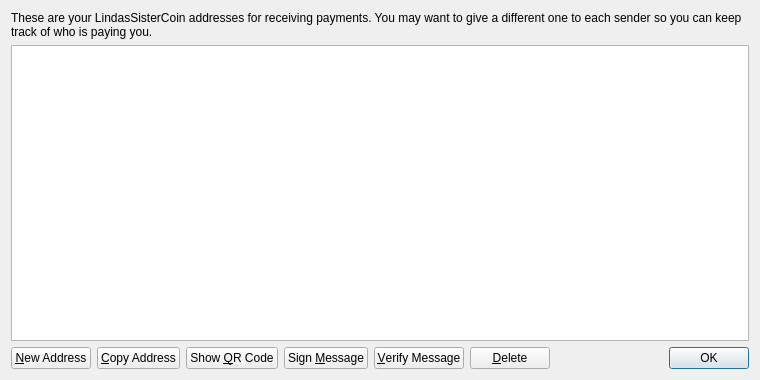
<?xml version="1.0" encoding="UTF-8"?>
<ui version="4.0">
 <class>AddressBookPage</class>
 <widget class="QWidget" name="AddressBookPage">
  <property name="geometry">
   <rect>
    <x>0</x>
    <y>0</y>
    <width>760</width>
    <height>380</height>
   </rect>
  </property>
  <property name="windowTitle">
   <string>Address Book</string>
  </property>
  <layout class="QVBoxLayout" name="verticalLayout">
   <item>
    <widget class="QLabel" name="labelExplanation">
     <property name="text">
      <string>These are your LindasSisterCoin addresses for receiving payments. You may want to give a different one to each sender so you can keep track of who is paying you.</string>
     </property>
     <property name="textFormat">
      <enum>Qt::PlainText</enum>
     </property>
     <property name="wordWrap">
      <bool>true</bool>
     </property>
    </widget>
   </item>
   <item>
    <widget class="QTableView" name="tableView">
     <property name="contextMenuPolicy">
      <enum>Qt::CustomContextMenu</enum>
     </property>
     <property name="toolTip">
      <string>Double-click to edit address or label</string>
     </property>
     <property name="tabKeyNavigation">
      <bool>false</bool>
     </property>
     <property name="alternatingRowColors">
      <bool>true</bool>
     </property>
     <property name="selectionMode">
      <enum>QAbstractItemView::SingleSelection</enum>
     </property>
     <property name="selectionBehavior">
      <enum>QAbstractItemView::SelectRows</enum>
     </property>
     <property name="sortingEnabled">
      <bool>true</bool>
     </property>
     <attribute name="verticalHeaderVisible">
      <bool>false</bool>
     </attribute>
    </widget>
   </item>
   <item>
    <layout class="QHBoxLayout" name="horizontalLayout">
     <item>
      <widget class="QPushButton" name="newAddressButton">
       <property name="toolTip">
        <string>Create a new address</string>
       </property>
       <property name="text">
        <string>&amp;New Address</string>
       </property>
       <property name="icon">
        <iconset resource="../bitcoin.qrc">
         <normaloff>:/icons/add</normaloff>:/icons/add</iconset>
       </property>
      </widget>
     </item>
     <item>
      <widget class="QPushButton" name="copyToClipboard">
       <property name="toolTip">
        <string>Copy the currently selected address to the system clipboard</string>
       </property>
       <property name="text">
        <string>&amp;Copy Address</string>
       </property>
       <property name="icon">
        <iconset resource="../bitcoin.qrc">
         <normaloff>:/icons/editcopy</normaloff>:/icons/editcopy</iconset>
       </property>
      </widget>
     </item>
     <item>
      <widget class="QPushButton" name="showQRCode">
       <property name="text">
        <string>Show &amp;QR Code</string>
       </property>
       <property name="icon">
        <iconset resource="../bitcoin.qrc">
         <normaloff>:/icons/qrcode</normaloff>:/icons/qrcode</iconset>
       </property>
      </widget>
     </item>
     <item>
      <widget class="QPushButton" name="signMessage">
       <property name="toolTip">
        <string>Sign a message to prove you own a LindasSisterCoin address</string>
       </property>
       <property name="text">
        <string>Sign &amp;Message</string>
       </property>
       <property name="icon">
        <iconset resource="../bitcoin.qrc">
         <normaloff>:/icons/edit</normaloff>:/icons/edit</iconset>
       </property>
      </widget>
     </item>
     <item>
      <widget class="QPushButton" name="verifyMessage">
       <property name="toolTip">
        <string>Verify a message to ensure it was signed with a specified LindasSisterCoin address</string>
       </property>
       <property name="text">
        <string>&amp;Verify Message</string>
       </property>
       <property name="icon">
        <iconset resource="../bitcoin.qrc">
         <normaloff>:/icons/transaction_0</normaloff>:/icons/transaction_0</iconset>
       </property>
      </widget>
     </item>
     <item>
      <widget class="QPushButton" name="deleteButton">
       <property name="toolTip">
        <string>Delete the currently selected address from the list</string>
       </property>
       <property name="text">
        <string>&amp;Delete</string>
       </property>
       <property name="icon">
        <iconset resource="../bitcoin.qrc">
         <normaloff>:/icons/remove</normaloff>:/icons/remove</iconset>
       </property>
      </widget>
     </item>
     <item>
      <spacer name="horizontalSpacer">
       <property name="orientation">
        <enum>Qt::Horizontal</enum>
       </property>
       <property name="sizeHint" stdset="0">
        <size>
         <width>40</width>
         <height>20</height>
        </size>
       </property>
      </spacer>
     </item>
     <item>
      <widget class="QDialogButtonBox" name="buttonBox">
       <property name="sizePolicy">
        <sizepolicy hsizetype="Maximum" vsizetype="Fixed">
         <horstretch>0</horstretch>
         <verstretch>0</verstretch>
        </sizepolicy>
       </property>
       <property name="standardButtons">
        <set>QDialogButtonBox::Ok</set>
       </property>
      </widget>
     </item>
    </layout>
   </item>
  </layout>
 </widget>
 <resources>
  <include location="../bitcoin.qrc"/>
 </resources>
 <connections/>
</ui>
